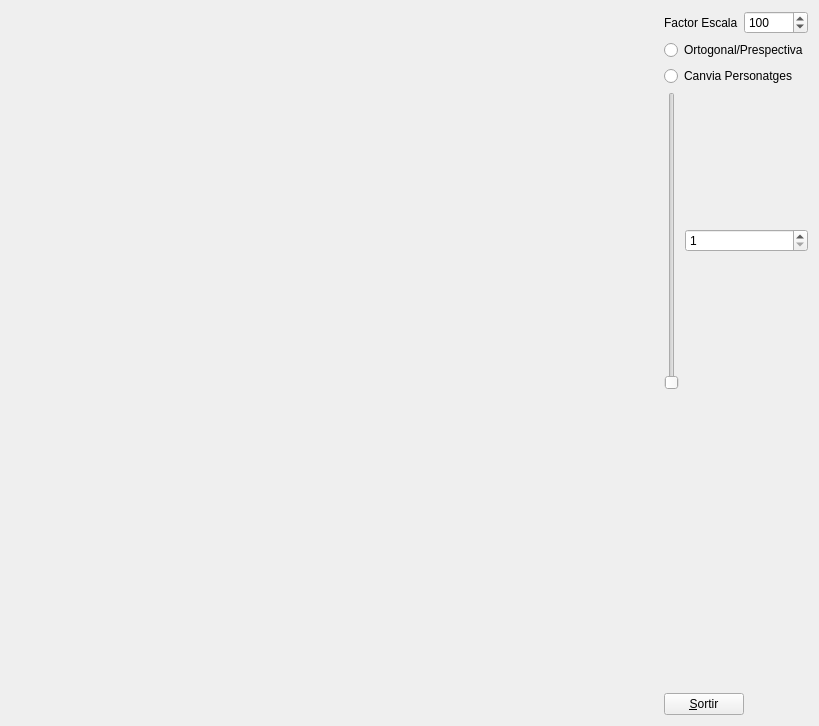
<?xml version="1.0" encoding="UTF-8"?>
<ui version="4.0">
 <class>MyForm</class>
 <widget class="QWidget" name="MyForm">
  <property name="geometry">
   <rect>
    <x>0</x>
    <y>0</y>
    <width>819</width>
    <height>726</height>
   </rect>
  </property>
  <property name="windowTitle">
   <string>IDI-Lab</string>
  </property>
  <layout class="QHBoxLayout" name="horizontalLayout_5">
   <item>
    <layout class="QHBoxLayout" name="horizontalLayout"/>
   </item>
   <item>
    <layout class="QHBoxLayout" name="horizontalLayout_2"/>
   </item>
   <item>
    <widget class="MyGLWidget" name="widget" native="true">
     <property name="sizePolicy">
      <sizepolicy hsizetype="Expanding" vsizetype="Expanding">
       <horstretch>0</horstretch>
       <verstretch>0</verstretch>
      </sizepolicy>
     </property>
    </widget>
   </item>
   <item>
    <layout class="QVBoxLayout" name="verticalLayout_4">
     <item>
      <layout class="QHBoxLayout" name="horizontalLayout_4">
       <item>
        <widget class="QLabel" name="label">
         <property name="text">
          <string>Factor Escala</string>
         </property>
        </widget>
       </item>
       <item>
        <widget class="QSpinBox" name="spinBox_2">
         <property name="minimum">
          <number>1</number>
         </property>
         <property name="maximum">
          <number>1000</number>
         </property>
         <property name="value">
          <number>100</number>
         </property>
        </widget>
       </item>
      </layout>
     </item>
     <item>
      <layout class="QVBoxLayout" name="verticalLayout_3">
       <item>
        <widget class="QRadioButton" name="radioButton_2">
         <property name="text">
          <string>Ortogonal/Prespectiva</string>
         </property>
         <property name="autoExclusive">
          <bool>false</bool>
         </property>
        </widget>
       </item>
       <item>
        <layout class="QVBoxLayout" name="verticalLayout_2">
         <item>
          <widget class="QRadioButton" name="radioButton">
           <property name="text">
            <string>Canvia Personatges</string>
           </property>
           <property name="autoExclusive">
            <bool>false</bool>
           </property>
          </widget>
         </item>
         <item>
          <layout class="QVBoxLayout" name="verticalLayout">
           <item>
            <layout class="QHBoxLayout" name="horizontalLayout_3">
             <item>
              <widget class="QSlider" name="verticalSlider">
               <property name="minimum">
                <number>1</number>
               </property>
               <property name="maximum">
                <number>10</number>
               </property>
               <property name="orientation">
                <enum>Qt::Vertical</enum>
               </property>
              </widget>
             </item>
             <item>
              <widget class="QSpinBox" name="spinBox">
               <property name="minimum">
                <number>1</number>
               </property>
               <property name="maximum">
                <number>10</number>
               </property>
              </widget>
             </item>
            </layout>
           </item>
           <item>
            <spacer name="verticalSpacer">
             <property name="orientation">
              <enum>Qt::Vertical</enum>
             </property>
             <property name="sizeHint" stdset="0">
              <size>
               <width>20</width>
               <height>40</height>
              </size>
             </property>
            </spacer>
           </item>
           <item>
            <widget class="QPushButton" name="pushButton">
             <property name="sizePolicy">
              <sizepolicy hsizetype="Fixed" vsizetype="Fixed">
               <horstretch>0</horstretch>
               <verstretch>0</verstretch>
              </sizepolicy>
             </property>
             <property name="text">
              <string>&amp;Sortir</string>
             </property>
            </widget>
           </item>
          </layout>
         </item>
        </layout>
       </item>
      </layout>
     </item>
    </layout>
   </item>
  </layout>
 </widget>
 <customwidgets>
  <customwidget>
   <class>MyGLWidget</class>
   <extends>QWidget</extends>
   <header>MyGLWidget.h</header>
   <container>1</container>
   <slots>
    <signal>escalat(int)</signal>
    <slot>tracta_valueChanged(int)</slot>
    <slot>canvia_Personatges(bool)</slot>
    <slot>canvia_Prespectiva(bool)</slot>
    <slot>canvia_FactorEscala(int)</slot>
   </slots>
  </customwidget>
 </customwidgets>
 <resources/>
 <connections>
  <connection>
   <sender>pushButton</sender>
   <signal>clicked()</signal>
   <receiver>MyForm</receiver>
   <slot>close()</slot>
   <hints>
    <hint type="sourcelabel">
     <x>733</x>
     <y>715</y>
    </hint>
    <hint type="destinationlabel">
     <x>839</x>
     <y>529</y>
    </hint>
   </hints>
  </connection>
  <connection>
   <sender>spinBox</sender>
   <signal>valueChanged(int)</signal>
   <receiver>verticalSlider</receiver>
   <slot>setValue(int)</slot>
   <hints>
    <hint type="sourcelabel">
     <x>807</x>
     <y>259</y>
    </hint>
    <hint type="destinationlabel">
     <x>670</x>
     <y>315</y>
    </hint>
   </hints>
  </connection>
  <connection>
   <sender>verticalSlider</sender>
   <signal>valueChanged(int)</signal>
   <receiver>spinBox</receiver>
   <slot>setValue(int)</slot>
   <hints>
    <hint type="sourcelabel">
     <x>670</x>
     <y>292</y>
    </hint>
    <hint type="destinationlabel">
     <x>807</x>
     <y>259</y>
    </hint>
   </hints>
  </connection>
  <connection>
   <sender>verticalSlider</sender>
   <signal>valueChanged(int)</signal>
   <receiver>widget</receiver>
   <slot>tracta_valueChanged(int)</slot>
   <hints>
    <hint type="sourcelabel">
     <x>670</x>
     <y>246</y>
    </hint>
    <hint type="destinationlabel">
     <x>605</x>
     <y>117</y>
    </hint>
   </hints>
  </connection>
  <connection>
   <sender>radioButton_2</sender>
   <signal>clicked(bool)</signal>
   <receiver>widget</receiver>
   <slot>canvia_Prespectiva(bool)</slot>
   <hints>
    <hint type="sourcelabel">
     <x>763</x>
     <y>66</y>
    </hint>
    <hint type="destinationlabel">
     <x>584</x>
     <y>56</y>
    </hint>
   </hints>
  </connection>
  <connection>
   <sender>widget</sender>
   <signal>escalat(int)</signal>
   <receiver>spinBox_2</receiver>
   <slot>setValue(int)</slot>
   <hints>
    <hint type="sourcelabel">
     <x>523</x>
     <y>105</y>
    </hint>
    <hint type="destinationlabel">
     <x>745</x>
     <y>24</y>
    </hint>
   </hints>
  </connection>
  <connection>
   <sender>spinBox_2</sender>
   <signal>valueChanged(int)</signal>
   <receiver>widget</receiver>
   <slot>canvia_FactorEscala(int)</slot>
   <hints>
    <hint type="sourcelabel">
     <x>734</x>
     <y>21</y>
    </hint>
    <hint type="destinationlabel">
     <x>635</x>
     <y>13</y>
    </hint>
   </hints>
  </connection>
  <connection>
   <sender>radioButton</sender>
   <signal>clicked(bool)</signal>
   <receiver>widget</receiver>
   <slot>canvia_Personatges(bool)</slot>
   <hints>
    <hint type="sourcelabel">
     <x>691</x>
     <y>88</y>
    </hint>
    <hint type="destinationlabel">
     <x>625</x>
     <y>84</y>
    </hint>
   </hints>
  </connection>
 </connections>
</ui>
